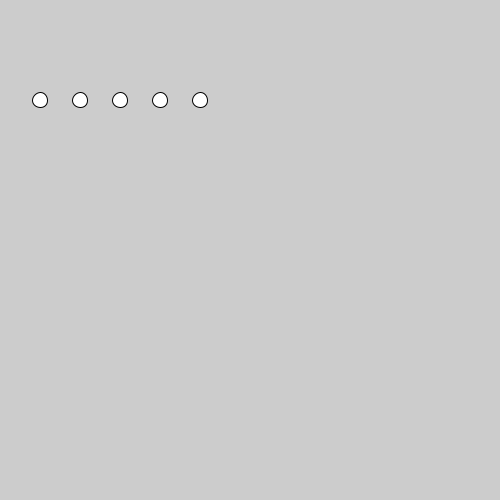
Frame 1 (no input)
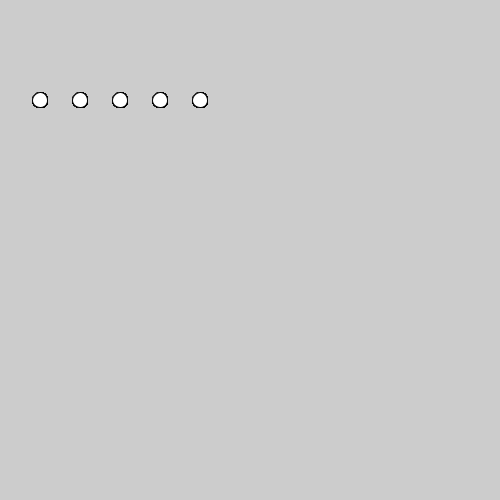
Frame 60 (the mouse pressed at the canvas centre just before this capture)
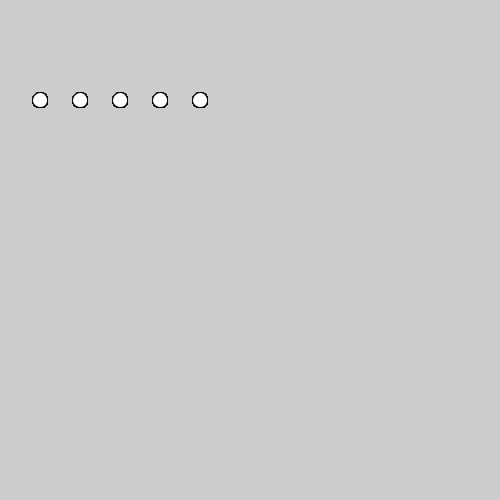
Frame 120 (the mouse held since frame 60 and released just before this capture)

The Processing sketch that drew these frames (run headless with seeded random() and noise(); from frame 60 on, the mouse is pressed at the canvas centre):

// Processing sketch: array_00
// ── array_00.pde
float [] valoresA = {40, 80, 120, 160, 200};

void setup() {
  size(500, 500);
}

void draw() {
  ellipse(valoresA[0], 100, 15, 15);
  ellipse(valoresA[1], 100, 15, 15);
  ellipse(valoresA[2], 100, 15, 15);
  ellipse(valoresA[3], 100, 15, 15);
  ellipse(valoresA[4], 100, 15, 15);
}
